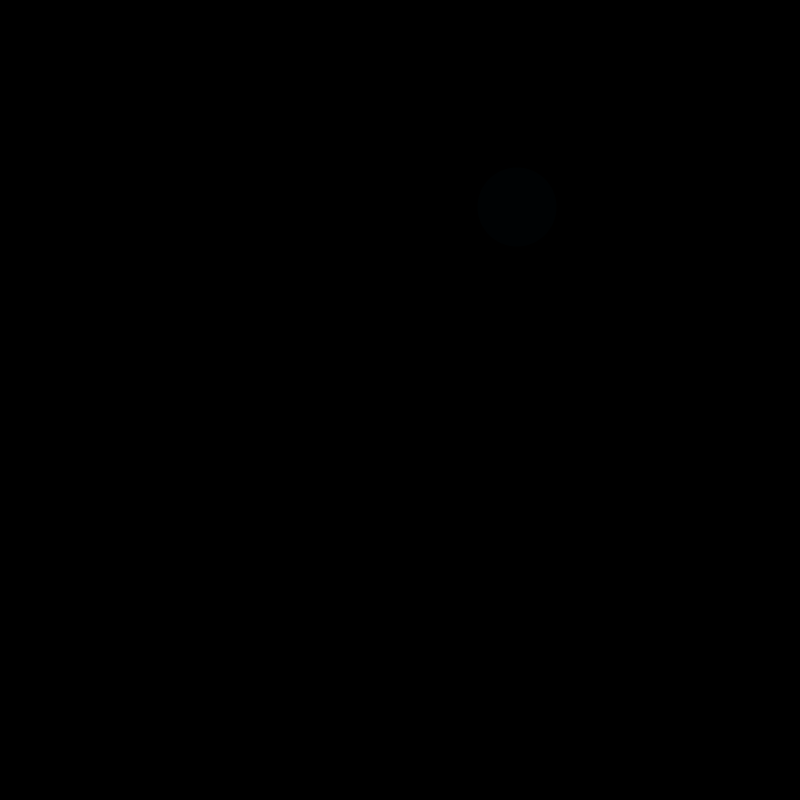
Frame 1 (no input)
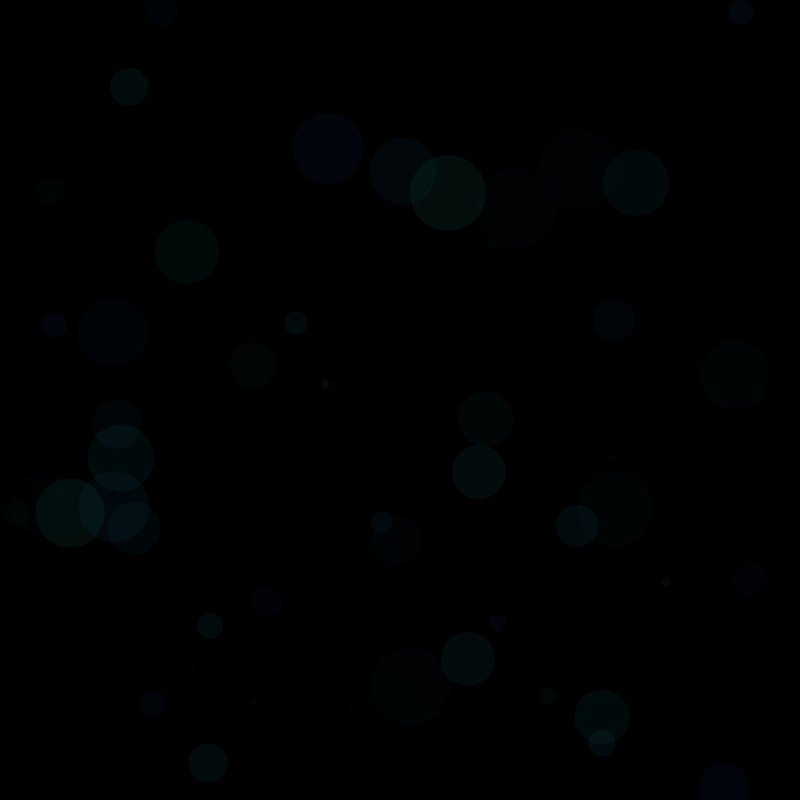
Frame 60 (the mouse pressed at the canvas centre just before this capture)
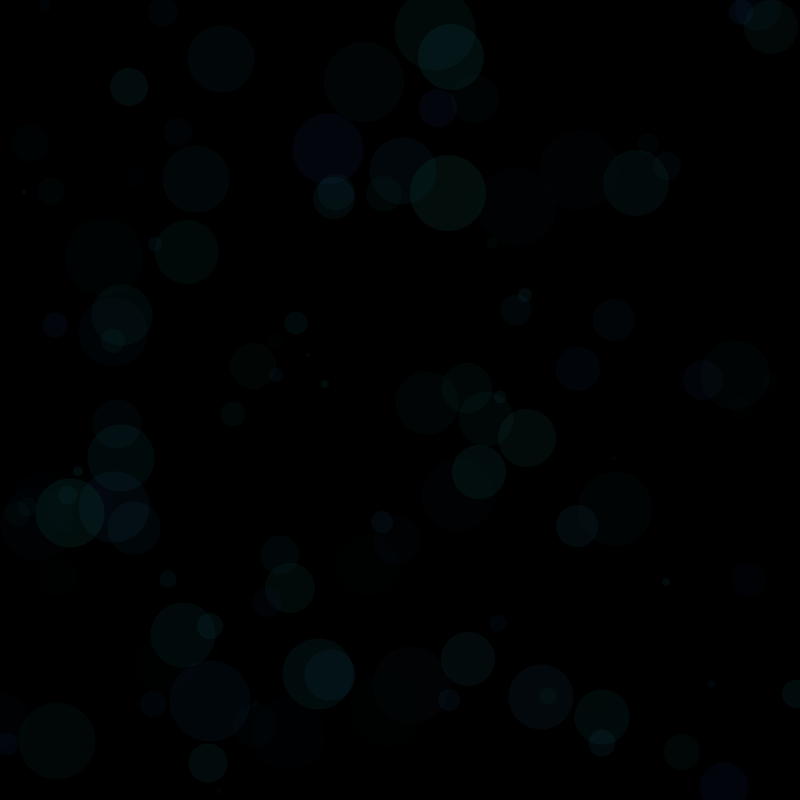
Frame 120 (the mouse held since frame 60 and released just before this capture)

The Processing sketch that drew these frames (run headless with seeded random() and noise(); from frame 60 on, the mouse is pressed at the canvas centre):

// Processing sketch: processing_1754
// ── processing_1754.pde

void setup() {
  background(0);
  size(800,800);
  noStroke();
  smooth();
  colorMode(HSB, 360, 100, 100);
}

void draw() {
 int x = int(random(width));
 int y = int(random(height));
 int r = int(random(3,83));
 int b = int(random(0,100));
 int h = int(random(-10, 40));
 fill(181 + h , 86, b, 14);
 ellipse(x,y,r,r); 
}
